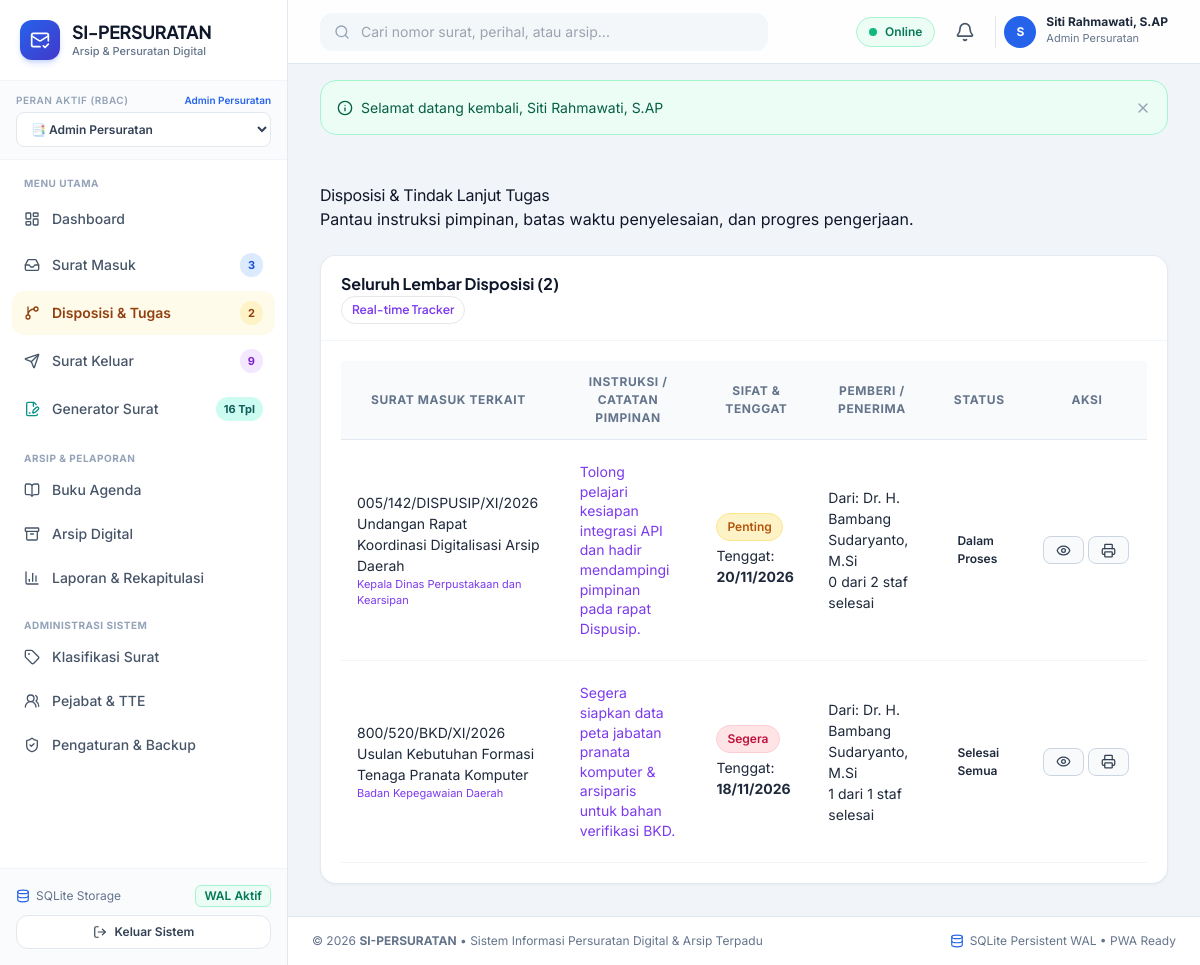
Page /public/disposisi/index.php (signed in) on the committed database.
### tables this page shows
CREATE TABLE users (
    id INTEGER PRIMARY KEY AUTOINCREMENT,
    username TEXT NOT NULL UNIQUE,
    email TEXT NOT NULL UNIQUE,
    password_hash TEXT NOT NULL,
    full_name TEXT NOT NULL,
    nip TEXT,
    jabatan TEXT,
    phone TEXT,
    role_id INTEGER NOT NULL,
    avatar TEXT,
    is_active INTEGER NOT NULL DEFAULT 1,
    created_at DATETIME DEFAULT CURRENT_TIMESTAMP,
    updated_at DATETIME DEFAULT CURRENT_TIMESTAMP,
    deleted_at DATETIME DEFAULT NULL,
    FOREIGN KEY (role_id) REFERENCES roles (id) ON DELETE RESTRICT
);

CREATE TABLE roles (
    id INTEGER PRIMARY KEY AUTOINCREMENT,
    name TEXT NOT NULL,
    slug TEXT NOT NULL UNIQUE,
    description TEXT,
    created_at DATETIME DEFAULT CURRENT_TIMESTAMP
);

CREATE TABLE disposisi (
    id INTEGER PRIMARY KEY AUTOINCREMENT,
    surat_masuk_id INTEGER NOT NULL,
    pemberi_user_id INTEGER NOT NULL,
    sifat TEXT NOT NULL DEFAULT 'biasa', -- 'biasa', 'penting', 'rahasia', 'segera'
    tenggat_waktu DATE,
    catatan_instruksi TEXT NOT NULL,
    created_at DATETIME DEFAULT CURRENT_TIMESTAMP,
    updated_at DATETIME DEFAULT CURRENT_TIMESTAMP,
    FOREIGN KEY (surat_masuk_id) REFERENCES surat_masuk (id) ON DELETE RESTRICT,
    FOREIGN KEY (pemberi_user_id) REFERENCES users (id) ON DELETE RESTRICT
);

### public/disposisi/index.php (the view, shortened to what the rows shown need)
<?php
require_once __DIR__ . '/../../config/app.php';
$currentUser = Auth::user();
$db = Database::getInstance();
$isPimpinanOrAdmin = Auth::hasRole(['superadmin', 'admin_persuratan', 'pimpinan', 'sekretaris']);
if ($isPimpinanOrAdmin) {
    $disposisiList = $db->query("
        SELECT d.*, sm.nomor_surat, sm.perihal, sm.pengirim, sm.asal_instansi,
               u.full_name as pemberi_nama,
               (SELECT COUNT(*) FROM disposisi_detail WHERE disposisi_id = d.id) as total_penerima,
               (SELECT COUNT(*) FROM disposisi_detail WHERE disposisi_id = d.id AND status = 'selesai') as total_selesai
        FROM disposisi d
        JOIN surat_masuk sm ON d.surat_masuk_id = sm.id
        JOIN users u ON d.pemberi_user_id = u.id
        WHERE sm.deleted_at IS NULL
        ORDER BY d.created_at DESC
    ")->fetchAll();
} else {
    $disposisiList = Disposisi::getMyDisposisi($currentUser['id']);
}
require_once APP_PATH . '/views/layouts/header.php';
?>
<div class="card border-0 shadow-sm rounded-3">
    <div class="card-body p-0">
        <div class="table-responsive">
            <table class="table table-custom mb-0">
                <thead>
                    <tr>
                        <th>Surat Masuk Terkait</th>
                        <th>Instruksi / Catatan Pimpinan</th>
                        <th>Sifat & Tenggat</th>
                        <th>Pemberi / Penerima</th>
                        <th>Status</th>
                        <th width="120" class="text-center">Aksi</th>
                    </tr>
                </thead>
                <tbody>
                    <?php if (empty($disposisiList)): ?>
                        <tr>
                            <td colspan="6" class="text-center text-muted py-5">
                                <i data-lucide="git-pull-request" style="width:42px; height:42px;" class="mb-2 text-secondary opacity-50"></i>
                                <div>Tidak ada data disposisi.</div>
                            </td>
                        </tr>
                    <?php else: ?>
                        <?php foreach ($disposisiList as $row): ?>
                            <tr>
                                <td>
                                    <div class="fw-bold text-dark"><?= htmlspecialchars($row['nomor_surat']) ?></div>
                                    <div class="text-muted small text-truncate" style="max-width: 220px;" title="<?= htmlspecialchars($row['perihal']) ?>">
                                        <?= htmlspecialchars($row['perihal']) ?>
                                    </div>
                                    <div class="text-secondary" style="font-size: 11px;"><?= htmlspecialchars($row['pengirim'] ?? '') ?></div>
                                </td>
                                <td>
                                    <div class="p-2 bg-light rounded text-secondary small" style="max-width: 280px; line-height: 1.4;">
                                        <?= nl2br(htmlspecialchars($row['catatan_instruksi'])) ?>
                                    </div>
                                </td>
                                <td>
                                    <?php
                                    $sifatBadge = match($row['sifat']) {
                                        'penting' => 'bg-warning text-dark',
                                        'segera' => 'bg-danger text-white',
                                        'rahasia' => 'bg-dark text-white',
                                        default => 'bg-secondary text-white'
                                    };
                                    ?>
                                    <span class="badge <?= $sifatBadge ?>"><?= ucfirst($row['sifat']) ?></span>
                                    <div class="text-muted small mt-1">
                                        Tenggat: <?= !empty($row['tenggat_waktu']) ? '<strong>' . date('d/m/Y', strtotime($row['tenggat_waktu'])) . '</strong>' : '-' ?>
                                    </div>
                                </td>
                                <td>
                                    <div class="small fw-semibold text-dark">Dari: <?= htmlspecialchars($row['pemberi_nama']) ?></div>
                                    <?php if ($isPimpinanOrAdmin): ?>
                                        <div class="text-muted small"><?= $row['total_selesai'] ?> dari <?= $row['total_penerima'] ?> staf selesai</div>
                                    <?php endif; ?>
                                </td>
                                <td>
                                    <?php if ($isPimpinanOrAdmin): ?>
                                        <?php if ($row['total_selesai'] == $row['total_penerima'] && $row['total_penerima'] > 0): ?>
                                            <span class="badge badge-soft-success">Selesai Semua</span>
                                        <?php else: ?>
                                            <span class="badge badge-soft-warning">Dalam Proses</span>
                                        <?php endif; ?>
                                    <?php endif; ?>
                                </td>
                                <td>
                                    <div class="d-flex justify-content-center gap-1">
                                        <a href="<?= url('surat_masuk/detail.php') ?>?id=<?= $row['surat_masuk_id'] ?>" class="btn btn-sm btn-light border p-1" title="Lihat Surat & Disposisi">
                                            <i data-lucide="eye" style="width: 15px; height: 15px;"></i>
                                        </a>
                                        <a href="<?= url('disposisi/cetak.php') ?>?id=<?= $row['id'] ?? $row['disposisi_id'] ?>" target="_blank" class="btn btn-sm btn-light border p-1 text-primary" title="Cetak Lembar Disposisi">
                                            <i data-lucide="printer" style="width: 15px; height: 15px;"></i>
                                        </a>
                                    </div>
                                </td>
                            </tr>
                        <?php endforeach; ?>
                    <?php endif; ?>
                </tbody>
            </table>
        </div>
    </div>
</div>
<?php require_once APP_PATH . '/views/layouts/footer.php'; ?>

### app/views/layouts/header.php (shortened to what the rows shown need)
<!DOCTYPE html>
<html lang="id">
<head>
    <script src="https://cdn.tailwindcss.com"></script>
</head>
<body class="antialiased selection:bg-blue-100 selection:text-blue-900">
<div class="min-h-screen flex flex-col lg:flex-row">
    <?php require_once APP_PATH . '/views/layouts/sidebar.php'; ?>
    <div class="flex-1 flex flex-col min-w-0 pb-20 lg:pb-0">
        <header class="sticky top-0 z-30 bg-white/90 backdrop-blur-md border-b border-slate-200 px-4 lg:px-8 h-16 flex items-center justify-between gap-4">
            <div class="flex items-center gap-2 sm:gap-3">
                <div class="relative">
                    <button onclick="toggleDropdown('user-menu')" class="flex items-center gap-2.5 pl-2 border-l border-slate-200 hover:opacity-90 transition">
                        <div class="w-8 h-8 rounded-full bg-blue-600 text-white font-bold text-xs flex items-center justify-center shadow-xs">
                            <?= strtoupper(substr($currentUser['full_name'] ?? 'U', 0, 1)) ?>
                        </div>
                        <div class="hidden md:block text-left">
                            <p class="text-xs font-bold text-slate-800 leading-none"><?= htmlspecialchars($currentUser['full_name'] ?? 'User') ?></p>
                            <p class="text-[11px] text-slate-500 mt-0.5"><?= htmlspecialchars($currentUser['role_name'] ?? 'Role') ?></p>
                        </div>
                    </button>
                </div>
            </div>
        </header>
        <main class="flex-1 p-4 lg:p-8 max-w-7xl w-full mx-auto space-y-6">

### app/views/layouts/sidebar.php (shortened to what the rows shown need)
<?php
$currentUser = Auth::user();
$currentRoleSlug = $currentUser['role_slug'] ?? 'superadmin';
?>
<aside id="sidebar" class="fixed lg:sticky top-0 left-0 z-50 h-screen w-72 bg-white border-r border-slate-200 flex flex-col transition-transform duration-300 -translate-x-full lg:translate-x-0 shrink-0">
  <div class="p-5 border-b border-slate-100 flex items-center justify-between">
    <a href="<?= url('dashboard.php') ?>" class="flex items-center gap-3 group text-decoration-none">
      <div>
        <h1 class="font-display font-bold text-slate-900 text-lg leading-tight tracking-tight">SI-PERSURATAN</h1>
      </div>
    </a>
  </div>
  <div class="px-4 py-3 bg-slate-50/80 border-b border-slate-100">
    <div class="flex items-center justify-between mb-1">
      <label class="text-[10px] font-semibold uppercase tracking-wider text-slate-400 block">Peran Aktif (RBAC)</label>
      <span class="text-[10px] text-blue-600 font-semibold"><?= htmlspecialchars($currentUser['role_name'] ?? 'User') ?></span>
    </div>
    <div class="relative">
      <select onchange="window.location.href='<?= url('switch_role.php?role=') ?>' + this.value" class="w-full text-xs font-semibold bg-white border border-slate-200 rounded-lg px-2.5 py-2 text-slate-700 focus:outline-none focus:ring-2 focus:ring-blue-500/20 focus:border-blue-600 cursor-pointer">
        <option value="admin_persuratan" <?= $currentRoleSlug === 'admin_persuratan' ? 'selected' : '' ?>>📑 Admin Persuratan</option>
      </select>
    </div>
  </div>
</aside>

### rows in the picture
users: role.name "Admin Persuratan", full_name "S", full_name "Siti Rahmawati, S.AP"
roles: slug "📑 Admin Persuratan"
disposisi: nomor_surat "005/142/DISPUSIP/XI/2026", perihal "Undangan Rapat Koordinasi Digitalisasi Arsip Daerah", pengirim "Kepala Dinas Perpustakaan dan Kearsipan", catatan_instruksi "Tolong pelajari kesiapan integrasi API dan hadir mendampingi pimpinan pada rapat Dispusip.", sifat "Penting", tenggat_waktu "20/11/2026", pemberi_nama "Dr. H. Bambang Sudaryanto, M.Si", total_selesai "0", total_penerima "2", shows "Dalam Proses"
disposisi: nomor_surat "800/520/BKD/XI/2026", perihal "Usulan Kebutuhan Formasi Tenaga Pranata Komputer", pengirim "Badan Kepegawaian Daerah", catatan_instruksi "Segera siapkan data peta jabatan pranata komputer & arsiparis untuk bahan verifikasi BKD.", sifat "Segera", tenggat_waktu "18/11/2026", pemberi_nama "Dr. H. Bambang Sudaryanto, M.Si", total_selesai "1", total_penerima "1", shows "Selesai Semua"

### other values in the picture
$badgeSm "3"
$badgeDisp "2"
$badgeSk "9"
$msg['message'] "Selamat datang kembali, Siti Rahmawati, S.AP"
count($disposisiList) "2"
